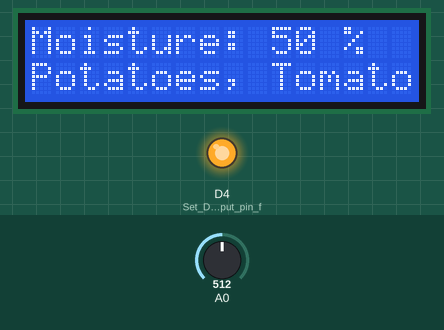
The sketch below on a simulated ESP8266 (NodeMCU). Shown: 16×2 character LCD, output pins drawn as LEDs (lit = HIGH). Inputs (shaded band) come from the test bench; at power-on: A0 = 512. WiFi joins after 1.5 s; servers stay silent unless stated; what the sketch prints to the serial monitor is not drawn.

Above: at 8.9 s.
9.0 s: A0 set to 122
At 10.5 s:
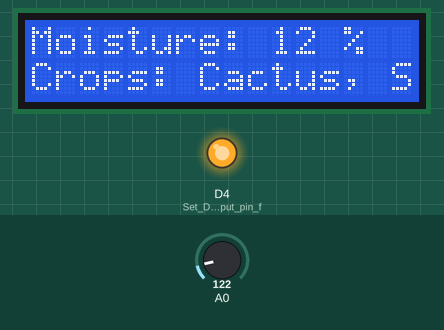
12.1 s: A0 set to 306
At 15.2 s:
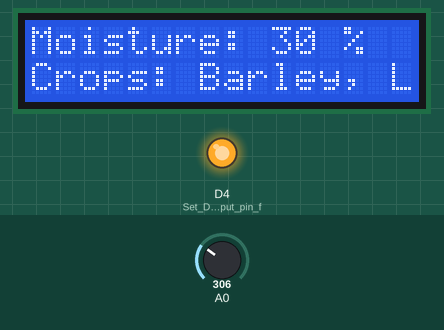
18.3 s: A0 set to 716
At 18.8 s:
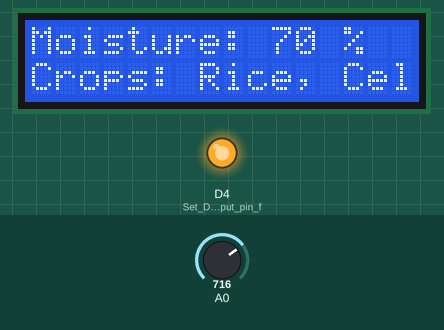
21.4 s: A0 set to 900
At 23.0 s:
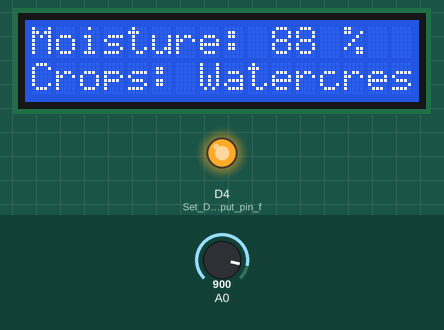
Timing chart, 0 to 24.5 s (numbered marks = the images above; inputs shaded):
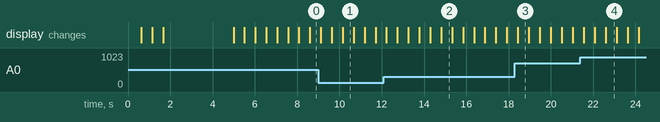

The sketch:

original.ino
```cpp
#define BLYNK_TEMPLATE_ID "TMPL3J3eOvLYK"
#define BLYNK_TEMPLATE_NAME "Irrigation monitoring system"
#define BLYNK_AUTH_TOKEN "jMq298jXkcvOapK5ZKEBt5opiTTgU2wq"

#include <Wire.h>
#include <LiquidCrystal_I2C.h>
#include <ESP8266WiFi.h>
#include <BlynkSimpleEsp8266.h>

#define BLYNK_PRINT Serial

LiquidCrystal_I2C lcd(0x27, 16, 2);  // LCD 16 columns, 2 rows

char ssid[] = "Ramu";      // Enter your Wi-Fi name
char pass[] = "12345678";  // Enter your Wi-Fi password

BlynkTimer timer;

// Crop recommendation function (updated for every 10% interval)
String getCropRecommendation(int moisturePercentage) {
  if (moisturePercentage < 10) {
    return "Crops: Cactus, Aloe";
  } else if (moisturePercentage < 20) {
    return "Crops: Cactus, Succulent";
  } else if (moisturePercentage < 30) {
    return "Crops: Corn, Wheat";
  } else if (moisturePercentage < 40) {
    return "Crops: Barley, Lentils";
  } else if (moisturePercentage < 50) {
    return "Crops: Beans, Peas";
  } else if (moisturePercentage < 60) {
    return "Crops: Potatoes, Tomatoes";
  } else if (moisturePercentage < 70) {
    return "Crops: Lettuce, Spinach";
  } else if (moisturePercentage < 80) {
    return "Crops: Rice, Celery";
  } else if (moisturePercentage < 90) {
    return "Crops: Watercress, Spinach";
  } else {
    return "Crops: Wetland Plants";
  }
}

// Function to scroll long text on the LCD
void scrollText(String message, int row) {
  int messageLength = message.length();
  if (messageLength <= 16) {
    lcd.setCursor(0, row);
    lcd.print(message);  // No need to scroll if text fits
  } else {
    for (int i = 0; i < messageLength - 15; i++) {
      lcd.setCursor(0, row);
      lcd.print(message.substring(i, i + 16));  // Scroll text
      delay(500);  // Adjust scrolling speed
    }
  }
}

void displayInitialMoisture() {
  // Initial moisture level set to 0 before sensor readings
  int initialMoisture = 0;
  Blynk.virtualWrite(V1, initialMoisture);  // Send initial 0% to Blynk

  // Display on LCD
  lcd.clear();
  lcd.setCursor(0, 0);
  lcd.print("Moisture: 0 %");

  // Initial crop recommendation based on 0 moisture
  String initialCropRecommendation = getCropRecommendation(initialMoisture);

  // Scroll the recommendation if it's too long
  scrollText(initialCropRecommendation, 1);

  // Send crop recommendation to Blynk
  Blynk.virtualWrite(V2, initialCropRecommendation);

  Serial.println("Initial Moisture: 0%");
  Serial.println(initialCropRecommendation);
}

void moisture() {
  // Read the analog input (A0) for soil moisture
  int value = analogRead(A0);
  int moisturePercentage = map(value, 0, 1023, 0, 100);  // Convert to percentage (0 to 100)

  // Send moisture percentage to Blynk app
  Blynk.virtualWrite(V1, moisturePercentage);

  // Crop recommendation based on sensor readings
  String cropRecommendation = getCropRecommendation(moisturePercentage);

  // Update LCD display with the sensor readings
  lcd.clear();  // Clear the display
  lcd.setCursor(0, 0);
  lcd.print("Moisture: ");
  lcd.print(moisturePercentage);
  lcd.print(" %");  // Display moisture percentage on LCD

  // Scroll the crop recommendation if it's too long for the LCD
  scrollText(cropRecommendation, 1);

  // Send crop recommendation to Blynk
  Blynk.virtualWrite(V2, cropRecommendation);  // Send crop recommendation to Blynk app

  // Print to Serial Monitor (for debugging purposes)
  Serial.println(moisturePercentage);
  Serial.println(cropRecommendation);
}

void setup() {
  Serial.begin(9600);   // Start the Serial communication
  Wire.begin(D2, D1);   // Initialize I2C communication
  lcd.init();           // Initialize the LCD
  lcd.backlight();      // Turn on the LCD backlight
  pinMode(D4, OUTPUT);  // Set D4 as an output pin for additional control (e.g., pump or valve)
  digitalWrite(D4, HIGH);

  // Display initial message on LCD
  lcd.setCursor(0, 0);
  lcd.print("IrrigationSystem");

  // Set initial moisture level to 0 and display it
  displayInitialMoisture();

  // Connect to Wi-Fi and Blynk
  Blynk.begin(BLYNK_AUTH_TOKEN, ssid, pass);
  timer.setInterval(1000L, moisture);  // Call the moisture function every second
}

void loop() {
  Blynk.run();    // Run the Blynk process
  timer.run();    // Run the Blynk timer
}
```

Measured:
- after the input at 9.0 s, the display: first differs from a run without the input after 1.2 s (image 1)
- after the input at 12.1 s, the display: first differs from a run without the input after 2.7 s (image 2)
- after the input at 18.3 s, the display: changes after 0.14 s (image 3)
- after the input at 21.4 s, the display: first differs from a run without the input after 1.2 s (image 4)
- what the display in image 1 shows lasts 0.5 s, from 10.2 s to 10.7 s
